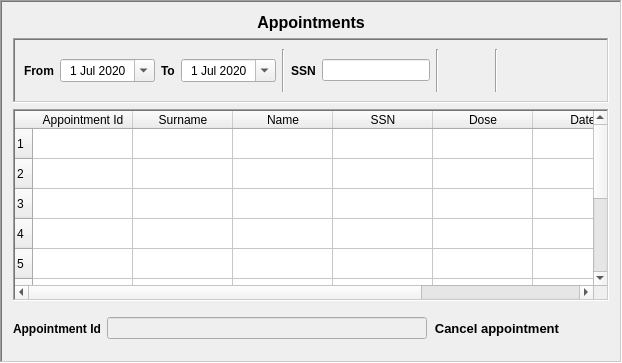
         <widget class="QFrame" name="appointmentsFrame">
          <property name="sizePolicy">
           <sizepolicy hsizetype="Preferred" vsizetype="Expanding">
            <horstretch>0</horstretch>
            <verstretch>0</verstretch>
           </sizepolicy>
          </property>
          <property name="frameShape">
           <enum>QFrame::WinPanel</enum>
          </property>
          <property name="frameShadow">
           <enum>QFrame::Sunken</enum>
          </property>
          <layout class="QHBoxLayout" name="horizontalLayout_13">
           <item>
            <layout class="QVBoxLayout" name="appointmentsLayout">
             <item>
              <widget class="QLabel" name="appointmentsLabel">
               <property name="sizePolicy">
                <sizepolicy hsizetype="Preferred" vsizetype="Preferred">
                 <horstretch>0</horstretch>
                 <verstretch>0</verstretch>
                </sizepolicy>
               </property>
               <property name="font">
                <font>
                 <pointsize>12</pointsize>
                 <weight>75</weight>
                 <bold>true</bold>
                </font>
               </property>
               <property name="text">
                <string>Appointments</string>
               </property>
               <property name="alignment">
                <set>Qt::AlignCenter</set>
               </property>
              </widget>
             </item>
             <item>
              <widget class="QFrame" name="searchAppointmentLayout">
               <property name="sizePolicy">
                <sizepolicy hsizetype="Preferred" vsizetype="Preferred">
                 <horstretch>0</horstretch>
                 <verstretch>1</verstretch>
                </sizepolicy>
               </property>
               <property name="acceptDrops">
                <bool>true</bool>
               </property>
               <property name="frameShape">
                <enum>QFrame::WinPanel</enum>
               </property>
               <property name="frameShadow">
                <enum>QFrame::Sunken</enum>
               </property>
               <layout class="QHBoxLayout" name="horizontalLayout_14">
                <item>
                 <widget class="QLabel" name="fromDateLabel">
                  <property name="sizePolicy">
                   <sizepolicy hsizetype="Preferred" vsizetype="Preferred">
                    <horstretch>0</horstretch>
                    <verstretch>0</verstretch>
                   </sizepolicy>
                  </property>
                  <property name="font">
                   <font>
                    <weight>75</weight>
                    <bold>true</bold>
                   </font>
                  </property>
                  <property name="text">
                   <string>From</string>
                  </property>
                 </widget>
                </item>
                <item>
                 <widget class="QDateEdit" name="dateEdit_2">
                  <property name="sizePolicy">
                   <sizepolicy hsizetype="Minimum" vsizetype="Fixed">
                    <horstretch>1</horstretch>
                    <verstretch>0</verstretch>
                   </sizepolicy>
                  </property>
                  <property name="alignment">
                   <set>Qt::AlignCenter</set>
                  </property>
                  <property name="calendarPopup">
                   <bool>true</bool>
                  </property>
                  <property name="timeSpec">
                   <enum>Qt::LocalTime</enum>
                  </property>
                  <property name="date">
                   <date>
                    <year>2020</year>
                    <month>7</month>
                    <day>1</day>
                   </date>
                  </property>
                 </widget>
                </item>
                <item>
                 <widget class="QLabel" name="toDateLabel">
                  <property name="font">
                   <font>
                    <weight>75</weight>
                    <bold>true</bold>
                   </font>
                  </property>
                  <property name="text">
                   <string>To</string>
                  </property>
                 </widget>
                </item>
                <item>
                 <widget class="QDateEdit" name="dateEdit_3">
                  <property name="sizePolicy">
                   <sizepolicy hsizetype="Minimum" vsizetype="Fixed">
                    <horstretch>1</horstretch>
                    <verstretch>0</verstretch>
                   </sizepolicy>
                  </property>
                  <property name="alignment">
                   <set>Qt::AlignCenter</set>
                  </property>
                  <property name="calendarPopup">
                   <bool>true</bool>
                  </property>
                  <property name="date">
                   <date>
                    <year>2020</year>
                    <month>7</month>
                    <day>1</day>
                   </date>
                  </property>
                 </widget>
                </item>
                <item>
                 <widget class="Line" name="line_2">
                  <property name="orientation">
                   <enum>Qt::Vertical</enum>
                  </property>
                 </widget>
                </item>
                <item>
                 <widget class="QLabel" name="ssnLabel_6">
                  <property name="font">
                   <font>
                    <weight>75</weight>
                    <bold>true</bold>
                   </font>
                  </property>
                  <property name="text">
                   <string>SSN</string>
                  </property>
                 </widget>
                </item>
                <item>
                 <widget class="QLineEdit" name="ssnEdit_5"/>
                </item>
                <item>
                 <widget class="Line" name="line_3">
                  <property name="orientation">
                   <enum>Qt::Vertical</enum>
                  </property>
                 </widget>
                </item>
                <item>
                 <widget class="QToolButton" name="searchButton_3">
                  <property name="toolTip">
                   <string>Search appointment</string>
                  </property>
                  <property name="toolTipDuration">
                   <number>-1</number>
                  </property>
                  <property name="text">
                   <string/>
                  </property>
                  <property name="icon">
                   <iconset resource="icons.qrc">
                    <normaloff>:/icons/icons8-search-64.png</normaloff>:/icons/icons8-search-64.png</iconset>
                  </property>
                  <property name="iconSize">
                   <size>
                    <width>36</width>
                    <height>36</height>
                   </size>
                  </property>
                  <property name="toolButtonStyle">
                   <enum>Qt::ToolButtonIconOnly</enum>
                  </property>
                  <property name="autoRaise">
                   <bool>true</bool>
                  </property>
                 </widget>
                </item>
                <item>
                 <widget class="Line" name="line_4">
                  <property name="orientation">
                   <enum>Qt::Vertical</enum>
                  </property>
                 </widget>
                </item>
                <item>
                 <widget class="QToolButton" name="printButton">
                  <property name="toolTip">
                   <string>Print file (ctrl+P)</string>
                  </property>
                  <property name="text">
                   <string/>
                  </property>
                  <property name="icon">
                   <iconset resource="icons.qrc">
                    <normaloff>:/icons/icons8-print-80.png</normaloff>:/icons/icons8-print-80.png</iconset>
                  </property>
                  <property name="iconSize">
                   <size>
                    <width>36</width>
                    <height>36</height>
                   </size>
                  </property>
                  <property name="shortcut">
                   <string>Ctrl+P</string>
                  </property>
                  <property name="autoRaise">
                   <bool>true</bool>
                  </property>
                 </widget>
                </item>
                <item>
                 <widget class="QToolButton" name="previewButton">
                  <property name="toolTip">
                   <string>Preview file</string>
                  </property>
                  <property name="text">
                   <string/>
                  </property>
                  <property name="icon">
                   <iconset resource="icons.qrc">
                    <normaloff>:/icons/icons8-analyze-80.png</normaloff>:/icons/icons8-analyze-80.png</iconset>
                  </property>
                  <property name="iconSize">
                   <size>
                    <width>36</width>
                    <height>36</height>
                   </size>
                  </property>
                  <property name="autoRaise">
                   <bool>true</bool>
                  </property>
                 </widget>
                </item>
               </layout>
              </widget>
             </item>
             <item>
              <widget class="QTableWidget" name="appointmentsTable">
               <property name="sizePolicy">
                <sizepolicy hsizetype="Expanding" vsizetype="Expanding">
                 <horstretch>0</horstretch>
                 <verstretch>3</verstretch>
                </sizepolicy>
               </property>
               <property name="frameShape">
                <enum>QFrame::WinPanel</enum>
               </property>
               <property name="autoScrollMargin">
                <number>16</number>
               </property>
               <property name="editTriggers">
                <set>QAbstractItemView::AnyKeyPressed|QAbstractItemView::EditKeyPressed</set>
               </property>
               <property name="selectionMode">
                <enum>QAbstractItemView::ExtendedSelection</enum>
               </property>
               <property name="showGrid">
                <bool>true</bool>
               </property>
               <property name="rowCount">
                <number>10</number>
               </property>
               <attribute name="horizontalHeaderShowSortIndicator" stdset="0">
                <bool>false</bool>
               </attribute>
               <attribute name="horizontalHeaderStretchLastSection">
                <bool>true</bool>
               </attribute>
               <attribute name="verticalHeaderShowSortIndicator" stdset="0">
                <bool>false</bool>
               </attribute>
               <attribute name="verticalHeaderStretchLastSection">
                <bool>false</bool>
               </attribute>
               <row/>
               <row/>
               <row/>
               <row/>
               <row/>
               <row/>
               <row/>
               <row/>
               <row/>
               <row/>
               <column>
                <property name="text">
                 <string>Appointment Id</string>
                </property>
               </column>
               <column>
                <property name="text">
                 <string>Surname</string>
                </property>
               </column>
               <column>
                <property name="text">
                 <string>Name</string>
                </property>
               </column>
               <column>
                <property name="text">
                 <string>SSN</string>
                </property>
               </column>
               <column>
                <property name="text">
                 <string>Dose</string>
                </property>
               </column>
               <column>
                <property name="text">
                 <string>Date</string>
                </property>
               </column>
               <column>
                <property name="text">
                 <string>Time</string>
                </property>
               </column>
              </widget>
             </item>
             <item>
              <layout class="QHBoxLayout" name="cancelAppoinmentLayout">
               <item>
                <widget class="QLabel" name="appIdLabel">
                 <property name="font">
                  <font>
                   <weight>75</weight>
                   <bold>true</bold>
                  </font>
                 </property>
                 <property name="text">
                  <string>Appointment Id</string>
                 </property>
                </widget>
               </item>
               <item>
                <widget class="QLineEdit" name="appIdEdit">
                 <property name="enabled">
                  <bool>false</bool>
                 </property>
                 <property name="alignment">
                  <set>Qt::AlignCenter</set>
                 </property>
                </widget>
               </item>
               <item>
                <widget class="QLabel" name="cancelLabel">
                 <property name="sizePolicy">
                  <sizepolicy hsizetype="Preferred" vsizetype="Preferred">
                   <horstretch>0</horstretch>
                   <verstretch>0</verstretch>
                  </sizepolicy>
                 </property>
                 <property name="font">
                  <font>
                   <pointsize>10</pointsize>
                   <weight>75</weight>
                   <bold>true</bold>
                  </font>
                 </property>
                 <property name="text">
                  <string>Cancel appointment</string>
                 </property>
                 <property name="alignment">
                  <set>Qt::AlignRight|Qt::AlignTrailing|Qt::AlignVCenter</set>
                 </property>
                </widget>
               </item>
               <item>
                <widget class="QToolButton" name="cancelButton">
                 <property name="toolTip">
                  <string>Cancel an appointment</string>
                 </property>
                 <property name="text">
                  <string/>
                 </property>
                 <property name="icon">
                  <iconset resource="icons.qrc">
                   <normaloff>:/icons/icons8-cancel-64.png</normaloff>:/icons/icons8-cancel-64.png</iconset>
                 </property>
                 <property name="iconSize">
                  <size>
                   <width>36</width>
                   <height>36</height>
                  </size>
                 </property>
                 <property name="autoRaise">
                  <bool>true</bool>
                 </property>
                </widget>
               </item>
              </layout>
             </item>
            </layout>
           </item>
          </layout>
         </widget>
